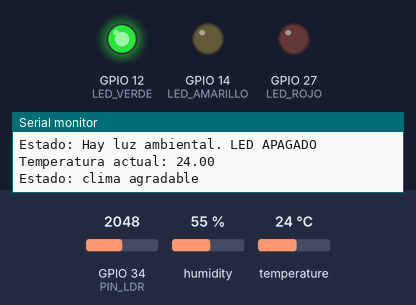
The program below on a simulated ESP32. Shown: output pins drawn as LEDs (lit = HIGH), the last lines printed to the serial monitor. The test bench sets the inputs (shaded band); at power-on: temperature 24 °C, GPIO 34 (PIN_LDR) = 2048, humidity 55 %.

Above: at 2.8 s.
2.9 s: temperature set to 27.4 °C
5.6 s: temperature set to 28.5 °C
At 7.2 s:
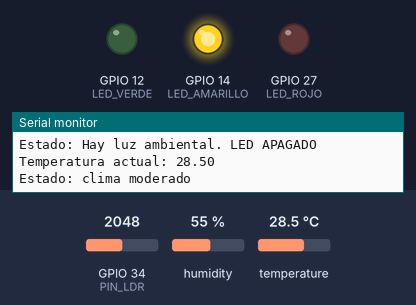
8.3 s: GPIO 34 (PIN_LDR) set to 2475
11.2 s: GPIO 34 (PIN_LDR) set to 2560
At 12.4 s:
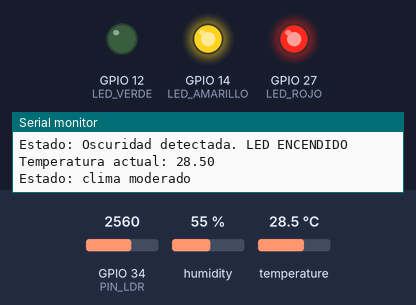
13.9 s: temperature set to 33.5 °C
16.6 s: temperature set to 34.8 °C
At 18.9 s:
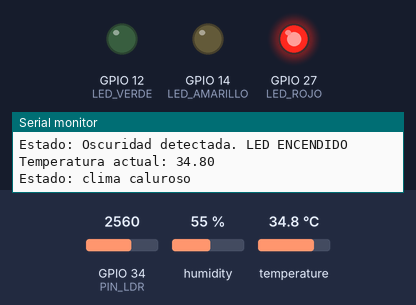
Timing chart, 0 to 20.4 s (numbered marks = the images above; inputs shaded):
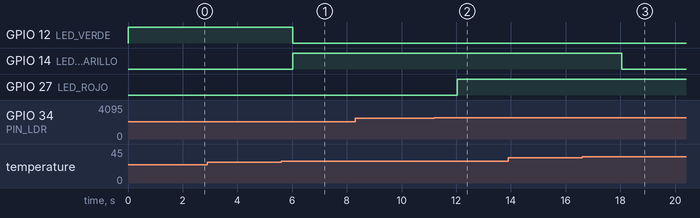

Measured:
- the behaviour switches between 27.9 and 28 °C on temperature (found by bisection; images 0 and 1)
- the behaviour switches between 2500 and 2501 on GPIO 34 (PIN_LDR) (found by bisection; images 1 and 2)
- the behaviour switches between 34 and 34.1 °C on temperature (found by bisection; images 2 and 3)
- after the input at 5.6 s, GPIO 12 (LED_VERDE): HIGH → LOW after 0.42 s; GPIO 14 (LED_AMARILLO): LOW → HIGH after 0.42 s
- after the input at 11.2 s, GPIO 27 (LED_ROJO): LOW → HIGH after 0.84 s
- after the input at 16.6 s, GPIO 14 (LED_AMARILLO): HIGH → LOW after 1.5 s

The program:

main.cpp
```cpp
#include <Arduino.h>
#include <DHT.h>

constexpr int DHTPIN = 15;
constexpr char DHTTYPE = DHT22;
DHT dht(DHTPIN,DHTTYPE);

constexpr int PIN_LDR = 34;
constexpr int LED_ROJO = 27;
constexpr int LED_AMARILLO = 14;
constexpr int LED_VERDE = 12;
bool oscuridadDetectada = false;

void setup()
{
  Serial.begin(115200);
  dht.begin();
  pinMode(LED_ROJO, OUTPUT);
  pinMode(LED_AMARILLO, OUTPUT);
  pinMode(LED_VERDE, OUTPUT);
}

void loop()
{
  int valorLDR = analogRead(PIN_LDR);
  Serial.print("Valor LDR: ");
  Serial.println(valorLDR);
  if(valorLDR > 2500){
    digitalWrite(LED_ROJO, HIGH);
    oscuridadDetectada = true;
    Serial.println("Estado: Oscuridad detectada. LED ENCENDIDO");
  }else{
    digitalWrite(LED_ROJO, LOW);
    oscuridadDetectada = false;
    Serial.println("Estado: Hay luz ambiental. LED APAGADO");
  }

  float temperatura = dht.readTemperature();

  if(isnan(temperatura)){
    Serial.println("Error al leer el sensor DHT22");
    return;
  }
  Serial.print("Temperatura actual: ");
  Serial.println(temperatura);
  if(temperatura < 28.0){
    digitalWrite(LED_VERDE, HIGH);
    digitalWrite(LED_AMARILLO, LOW);
    if(!oscuridadDetectada){
      digitalWrite(LED_ROJO, LOW);
    }
    Serial.println("Estado: clima agradable");
  }else if(temperatura >= 28.0 && temperatura <= 34.0){
    digitalWrite(LED_VERDE, LOW);
    digitalWrite(LED_AMARILLO, HIGH);
    if(!oscuridadDetectada){
      digitalWrite(LED_ROJO, LOW);
    }
    Serial.println("Estado: clima moderado");
  }else{
    digitalWrite(LED_VERDE, LOW);
    digitalWrite(LED_AMARILLO, LOW);
    digitalWrite(LED_ROJO, HIGH);
    Serial.println("Estado: clima caluroso");
  }
  delay(2000);
}
```
